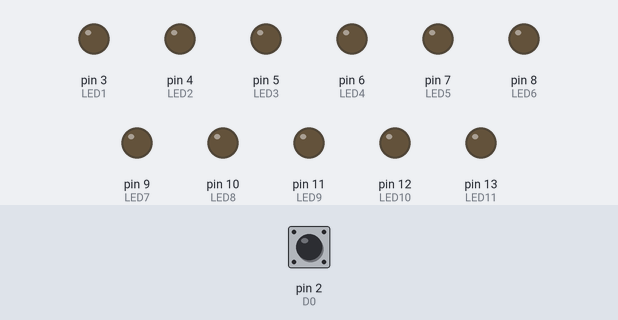
Bench run of a sketch on a simulated Arduino Uno, built with avr-gcc and run on an emulated ATmega328P. Parts: output pins drawn as LEDs (lit = HIGH). Dashed ring = blinking. The inputs (shaded band) are chosen by the test bench; at power-on: pin 2 (D0) LOW.

Above: at 1.2 s.
1.3 s: pin 2 (D0) driven HIGH
At 2.95 s:
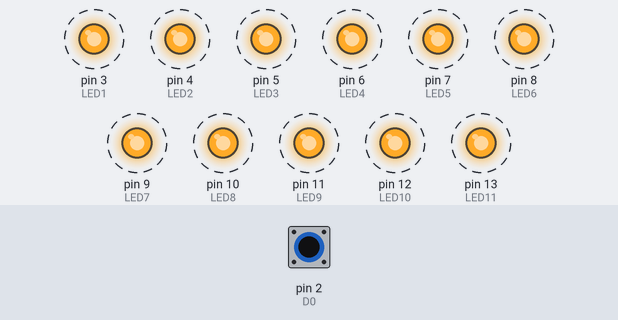
4.3 s: pin 2 (D0) driven LOW
At 4.7 s:
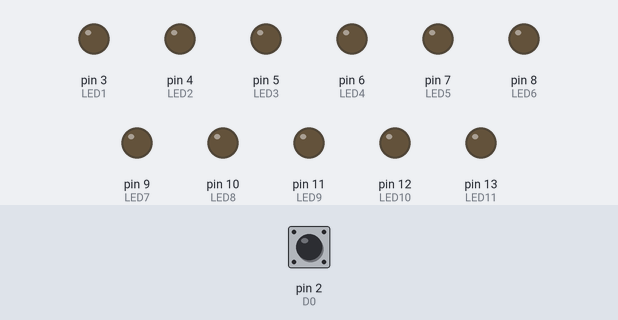
5.8 s: pin 2 (D0) driven HIGH
At 6.55 s:
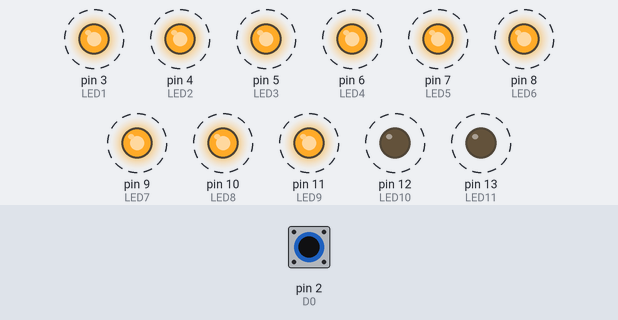
8.8 s: pin 2 (D0) pulsed LOW 2 times (0.12 s each, 0.3 s apart)
12.4 s: pin 2 (D0) pulsed LOW 5 times (0.12 s each, 0.3 s apart)
Timing chart, 0 to 70.4 s (numbered marks = the images above; inputs shaded):
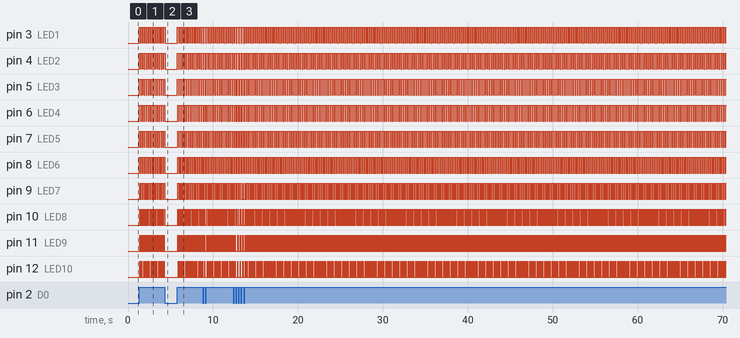

The sketch:

sketch_nov26a.ino
```cpp
int D0 = 2;

int LED1 = 3;

int LED2 = 4;

int LED3 = 5;

int LED4 = 6;

int LED5 = 7;

int LED6 = 8;

int LED7 = 9;

int LED8 = 10;

int LED9 = 11;

int LED10 = 12;

int LED11 = 13;

int ESTADO = 0;


void setup(){

  pinMode(D0, INPUT);

  pinMode(LED1, OUTPUT);

  pinMode(LED2, OUTPUT);

  pinMode(LED3, OUTPUT);

  pinMode(LED4, OUTPUT);

  pinMode(LED5, OUTPUT);

  pinMode(LED6, OUTPUT);

  pinMode(LED7, OUTPUT);

  pinMode(LED8, OUTPUT);

  pinMode(LED9, OUTPUT);

  pinMode(LED10, OUTPUT);

  pinMode(LED11, OUTPUT);

}


void loop(){

  ESTADO = digitalRead(D0);

  if (ESTADO == 1){

    digitalWrite(LED1, HIGH);

    delay(10);

    digitalWrite(LED2, HIGH);

    delay(10);

    digitalWrite(LED3, HIGH);

    delay(10);

    digitalWrite(LED4, HIGH);

    delay(10);

    digitalWrite(LED5, HIGH);

    delay(10);

    digitalWrite(LED6, HIGH);

    delay(10);

    digitalWrite(LED7, HIGH);

    delay(10);

    digitalWrite(LED8, HIGH);

    delay(10);

    digitalWrite(LED9, HIGH);

    delay(10);

    digitalWrite(LED10, HIGH);

    delay(10);

    digitalWrite(LED11, HIGH);

    delay(10);

    digitalWrite(LED11, LOW);

    delay(10);

    digitalWrite(LED10, LOW);

    delay(10);

    digitalWrite(LED9, LOW);

    delay(10);

    digitalWrite(LED8, LOW);

    delay(10);

    digitalWrite(LED7, LOW);

    delay(10);

    digitalWrite(LED6, LOW);

    delay(10);

    digitalWrite(LED5, LOW);

    delay(10);

    digitalWrite(LED4, LOW);

    delay(10);

    digitalWrite(LED3, LOW);

    delay(10);

    digitalWrite(LED2, LOW);

    delay(10);

    digitalWrite(LED1, LOW);

    delay(10);

  }

  }
```

Measured:
- after the input at 1.3 s, pin 3 (LED1): alternates HIGH for 0.21 s and LOW for 0.01 s, starting at once; pin 4 (LED2): alternates HIGH for 0.19 s and LOW for 0.03 s, starting at once
- after the input at 4.3 s, pin 3 (LED1), pin 4 (LED2), pin 5 (LED3): goes on until 4.4 s, then stays LOW; pin 6 (LED4), pin 7 (LED5), pin 8 (LED6), pin 9 (LED7), pin 10 (LED8): goes on until 4.3 s, then stays LOW; pin 11 (LED9), pin 12 (LED10), pin 13 (LED11): stops changing and stays LOW
- after the input at 5.8 s, pin 3 (LED1): alternates HIGH for 0.21 s and LOW for 0.01 s, starting at once; pin 4 (LED2): alternates HIGH for 0.19 s and LOW for 0.03 s, starting at once
